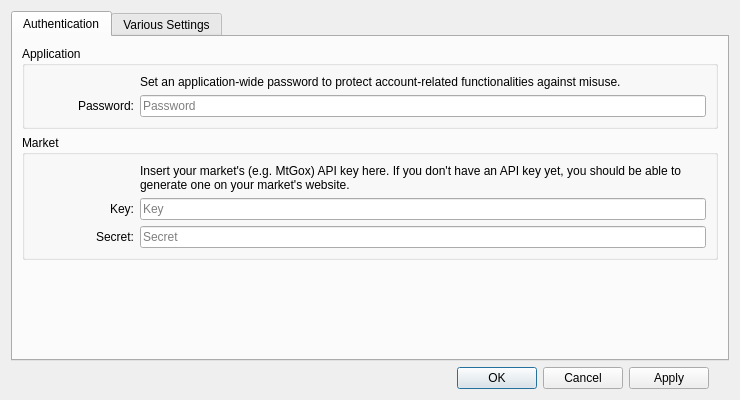
<?xml version="1.0" encoding="UTF-8"?>
<ui version="4.0">
 <class>Preferences</class>
 <widget class="QDialog" name="Preferences">
  <property name="geometry">
   <rect>
    <x>0</x>
    <y>0</y>
    <width>740</width>
    <height>400</height>
   </rect>
  </property>
  <property name="sizePolicy">
   <sizepolicy hsizetype="Fixed" vsizetype="Fixed">
    <horstretch>0</horstretch>
    <verstretch>0</verstretch>
   </sizepolicy>
  </property>
  <property name="minimumSize">
   <size>
    <width>740</width>
    <height>400</height>
   </size>
  </property>
  <property name="maximumSize">
   <size>
    <width>740</width>
    <height>400</height>
   </size>
  </property>
  <property name="windowTitle">
   <string>Preferences</string>
  </property>
  <layout class="QVBoxLayout" name="verticalLayout_2">
   <item>
    <widget class="QTabWidget" name="tabWidget">
     <property name="currentIndex">
      <number>0</number>
     </property>
     <widget class="QWidget" name="tabAuth">
      <attribute name="title">
       <string>Authentication</string>
      </attribute>
      <layout class="QVBoxLayout" name="verticalLayout_3" stretch="0,0,0">
       <item>
        <widget class="QGroupBox" name="groupBoxMarket">
         <property name="enabled">
          <bool>true</bool>
         </property>
         <property name="title">
          <string>Application</string>
         </property>
         <property name="flat">
          <bool>true</bool>
         </property>
         <layout class="QGridLayout" name="gridLayout">
          <item row="1" column="1">
           <widget class="QLineEdit" name="lineEditPassword">
            <property name="enabled">
             <bool>true</bool>
            </property>
            <property name="toolTip">
             <string>Application password</string>
            </property>
            <property name="inputMethodHints">
             <set>Qt::ImhHiddenText|Qt::ImhNoAutoUppercase|Qt::ImhNoPredictiveText</set>
            </property>
            <property name="echoMode">
             <enum>QLineEdit::Password</enum>
            </property>
            <property name="placeholderText">
             <string>Password</string>
            </property>
           </widget>
          </item>
          <item row="1" column="0">
           <widget class="QLabel" name="label_2">
            <property name="minimumSize">
             <size>
              <width>100</width>
              <height>0</height>
             </size>
            </property>
            <property name="text">
             <string>Password:</string>
            </property>
            <property name="alignment">
             <set>Qt::AlignRight|Qt::AlignTrailing|Qt::AlignVCenter</set>
            </property>
           </widget>
          </item>
          <item row="0" column="1">
           <widget class="QLabel" name="labelPassword">
            <property name="text">
             <string>Set an application-wide password to protect account-related functionalities against misuse.</string>
            </property>
            <property name="wordWrap">
             <bool>true</bool>
            </property>
           </widget>
          </item>
         </layout>
        </widget>
       </item>
       <item>
        <widget class="QGroupBox" name="groupBoxApplication">
         <property name="title">
          <string>Market</string>
         </property>
         <property name="flat">
          <bool>true</bool>
         </property>
         <layout class="QGridLayout" name="gridLayout_2">
          <item row="2" column="0">
           <widget class="QLabel" name="label_3">
            <property name="minimumSize">
             <size>
              <width>100</width>
              <height>0</height>
             </size>
            </property>
            <property name="text">
             <string>Key:</string>
            </property>
            <property name="alignment">
             <set>Qt::AlignRight|Qt::AlignTrailing|Qt::AlignVCenter</set>
            </property>
           </widget>
          </item>
          <item row="3" column="0">
           <widget class="QLabel" name="label_4">
            <property name="minimumSize">
             <size>
              <width>100</width>
              <height>0</height>
             </size>
            </property>
            <property name="text">
             <string>Secret:</string>
            </property>
            <property name="alignment">
             <set>Qt::AlignRight|Qt::AlignTrailing|Qt::AlignVCenter</set>
            </property>
           </widget>
          </item>
          <item row="3" column="1">
           <widget class="QLineEdit" name="lineEditSecret">
            <property name="toolTip">
             <string>Insert your MtGox secret here</string>
            </property>
            <property name="inputMethodHints">
             <set>Qt::ImhNoAutoUppercase|Qt::ImhNoPredictiveText</set>
            </property>
            <property name="echoMode">
             <enum>QLineEdit::PasswordEchoOnEdit</enum>
            </property>
            <property name="placeholderText">
             <string>Secret</string>
            </property>
           </widget>
          </item>
          <item row="2" column="1">
           <widget class="QLineEdit" name="lineEditKey">
            <property name="toolTip">
             <string>Insert your MtGox key here</string>
            </property>
            <property name="placeholderText">
             <string>Key</string>
            </property>
           </widget>
          </item>
          <item row="1" column="1">
           <widget class="QLabel" name="labelKeySecret">
            <property name="text">
             <string>Insert your market's (e.g. MtGox) API key here. If you don't have an API key yet, you should be able to generate one on your market's website.</string>
            </property>
            <property name="wordWrap">
             <bool>true</bool>
            </property>
           </widget>
          </item>
         </layout>
        </widget>
       </item>
       <item>
        <spacer name="verticalSpacer">
         <property name="orientation">
          <enum>Qt::Vertical</enum>
         </property>
         <property name="sizeHint" stdset="0">
          <size>
           <width>20</width>
           <height>40</height>
          </size>
         </property>
        </spacer>
       </item>
      </layout>
     </widget>
     <widget class="QWidget" name="tabVarious">
      <attribute name="title">
       <string>Various Settings</string>
      </attribute>
      <layout class="QVBoxLayout" name="verticalLayout_5" stretch="0,1">
       <item>
        <widget class="QGroupBox" name="groupBoxCurrency">
         <property name="enabled">
          <bool>true</bool>
         </property>
         <property name="title">
          <string>Currency</string>
         </property>
         <property name="flat">
          <bool>true</bool>
         </property>
         <layout class="QGridLayout" name="gridLayout_3" columnstretch="0,0,0">
          <item row="1" column="0">
           <widget class="QLabel" name="label_Fiat">
            <property name="minimumSize">
             <size>
              <width>100</width>
              <height>0</height>
             </size>
            </property>
            <property name="text">
             <string>Fiat:</string>
            </property>
            <property name="alignment">
             <set>Qt::AlignRight|Qt::AlignTrailing|Qt::AlignVCenter</set>
            </property>
           </widget>
          </item>
          <item row="1" column="2">
           <spacer name="horizontalSpacer">
            <property name="orientation">
             <enum>Qt::Horizontal</enum>
            </property>
            <property name="sizeHint" stdset="0">
             <size>
              <width>40</width>
              <height>20</height>
             </size>
            </property>
           </spacer>
          </item>
          <item row="0" column="1" colspan="2">
           <widget class="QLabel" name="labelCurrencyboxDescription">
            <property name="text">
             <string>Select your fiat currency, and the target currency you would like to trade:</string>
            </property>
            <property name="textFormat">
             <enum>Qt::AutoText</enum>
            </property>
            <property name="wordWrap">
             <bool>true</bool>
            </property>
           </widget>
          </item>
          <item row="1" column="1">
           <widget class="QComboBox" name="comboBoxCurrencyFiat">
            <property name="editable">
             <bool>true</bool>
            </property>
            <property name="minimumContentsLength">
             <number>3</number>
            </property>
           </widget>
          </item>
          <item row="2" column="1">
           <widget class="QComboBox" name="comboBoxCurrencyTarget">
            <property name="editable">
             <bool>true</bool>
            </property>
            <property name="minimumContentsLength">
             <number>3</number>
            </property>
           </widget>
          </item>
          <item row="2" column="0">
           <widget class="QLabel" name="label_Target">
            <property name="text">
             <string>Target:</string>
            </property>
            <property name="alignment">
             <set>Qt::AlignRight|Qt::AlignTrailing|Qt::AlignVCenter</set>
            </property>
           </widget>
          </item>
         </layout>
        </widget>
       </item>
       <item>
        <spacer name="verticalSpacer_2">
         <property name="orientation">
          <enum>Qt::Vertical</enum>
         </property>
         <property name="sizeHint" stdset="0">
          <size>
           <width>20</width>
           <height>164</height>
          </size>
         </property>
        </spacer>
       </item>
      </layout>
     </widget>
    </widget>
   </item>
   <item>
    <layout class="QHBoxLayout" name="horizontalLayout" stretch="1,0">
     <property name="leftMargin">
      <number>20</number>
     </property>
     <property name="rightMargin">
      <number>20</number>
     </property>
     <item>
      <widget class="QLabel" name="labelStatus">
       <property name="text">
        <string/>
       </property>
      </widget>
     </item>
     <item>
      <widget class="QDialogButtonBox" name="buttonBox">
       <property name="orientation">
        <enum>Qt::Horizontal</enum>
       </property>
       <property name="standardButtons">
        <set>QDialogButtonBox::Apply|QDialogButtonBox::Cancel|QDialogButtonBox::Ok</set>
       </property>
      </widget>
     </item>
    </layout>
   </item>
  </layout>
 </widget>
 <tabstops>
  <tabstop>lineEditPassword</tabstop>
  <tabstop>lineEditKey</tabstop>
  <tabstop>lineEditSecret</tabstop>
  <tabstop>buttonBox</tabstop>
  <tabstop>tabWidget</tabstop>
  <tabstop>comboBoxCurrencyFiat</tabstop>
 </tabstops>
 <resources/>
 <connections>
  <connection>
   <sender>buttonBox</sender>
   <signal>accepted()</signal>
   <receiver>Preferences</receiver>
   <slot>accept()</slot>
   <hints>
    <hint type="sourcelabel">
     <x>248</x>
     <y>254</y>
    </hint>
    <hint type="destinationlabel">
     <x>157</x>
     <y>274</y>
    </hint>
   </hints>
  </connection>
  <connection>
   <sender>buttonBox</sender>
   <signal>rejected()</signal>
   <receiver>Preferences</receiver>
   <slot>reject()</slot>
   <hints>
    <hint type="sourcelabel">
     <x>316</x>
     <y>260</y>
    </hint>
    <hint type="destinationlabel">
     <x>286</x>
     <y>274</y>
    </hint>
   </hints>
  </connection>
 </connections>
</ui>
